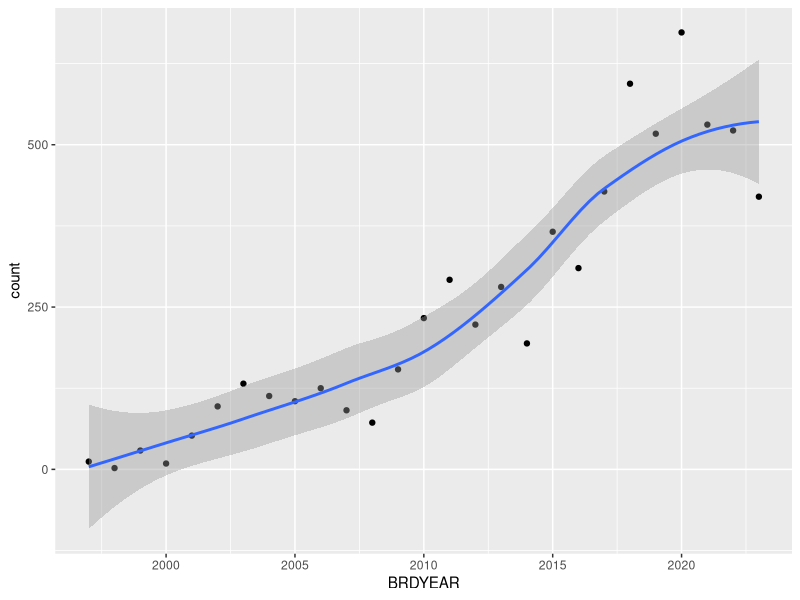
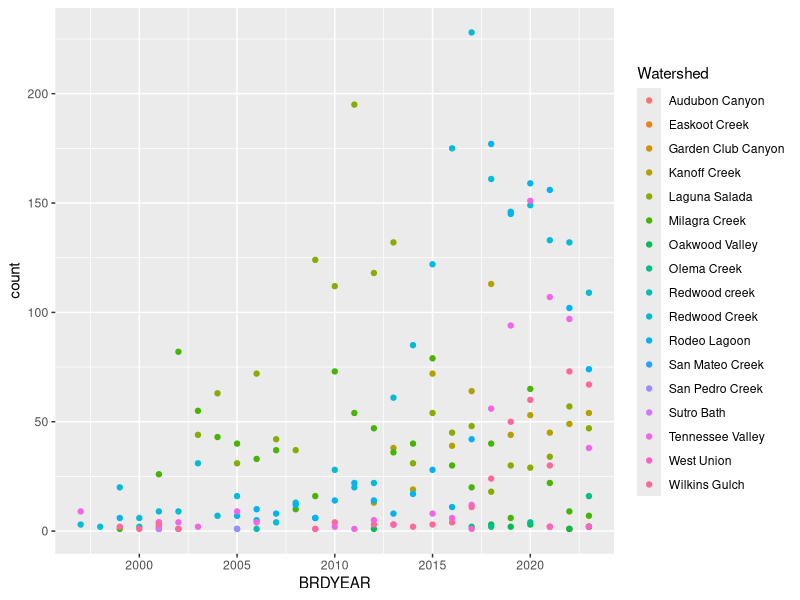
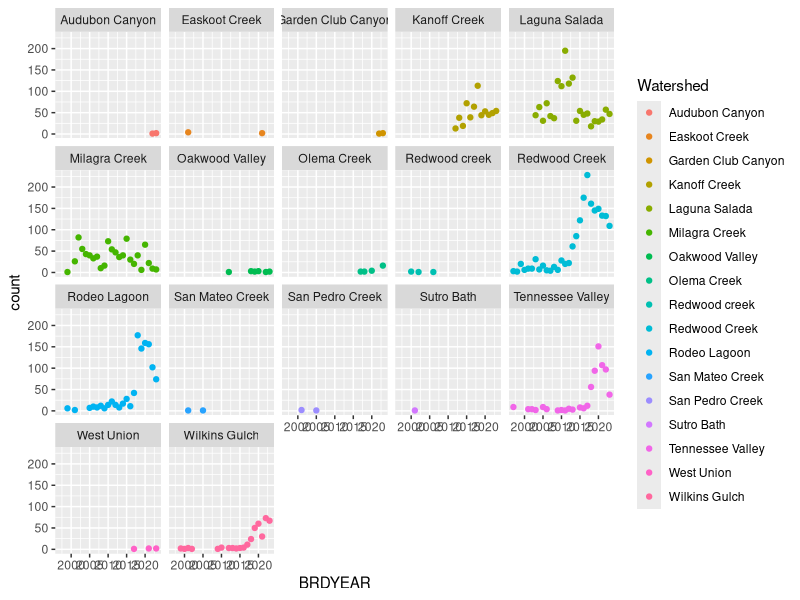
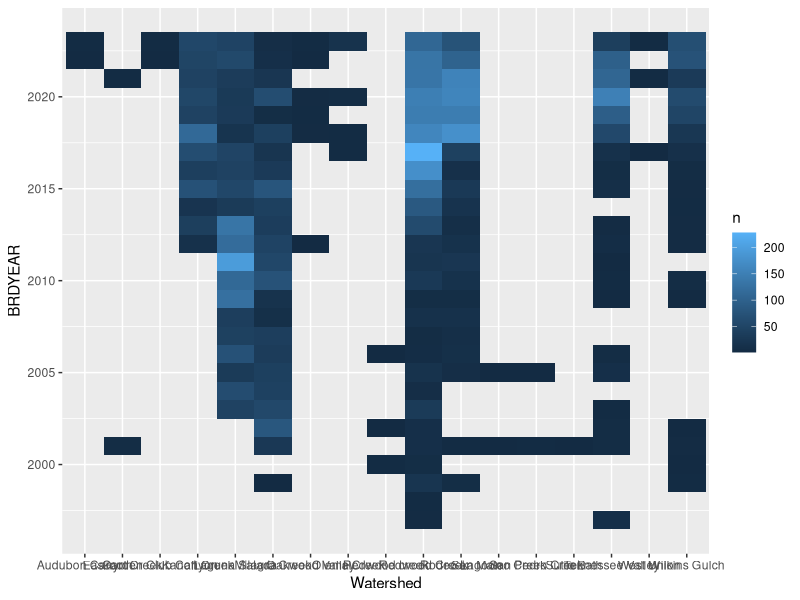

These charts were generated, in order, by the following R code:
library(tidyverse)
raw_data <- read_csv("CRLF_EGG_RAWDATA.csv")
raw_data
#checking type of each column
str(raw_data,na.rm = TRUE)

#many ints in Survey_MONTH are empty but the values in Date look to be full. need to get month from Date

#maybe we should have survey length, width, water depth, etc as 1 standardized value for each pond per breeding year? Not sure how we want to do that

new_egg <-raw_data[raw_data$OldMass=="FALSE",]
new_egg
egg_count_by_year <- new_egg|>
  select(BRDYEAR, OldMass)|>
  group_by(BRDYEAR)|>
  summarize(count=n())
egg_count_by_year

library(ggplot2)
ggplot(data = egg_count_by_year,aes(x=BRDYEAR,y=count))+geom_point()+geom_smooth()

egg_count_by_site <-new_egg|>
  select(Watershed,BRDYEAR,OldMass)|>
  group_by(Watershed,BRDYEAR)|>
  summarize(count=n())
site_graph <- ggplot(egg_count_by_site,aes(x=BRDYEAR,y=count,colour=Watershed,group=Watershed))+geom_point()
site_graph
site_graph+facet_wrap(~Watershed)

egg_abundance <-new_egg|>
  count(Watershed,BRDYEAR)|>
  ggplot(mapping = aes(x=Watershed,y=BRDYEAR))+
  geom_tile(mapping = aes(fill=n))
egg_abundance

water_temp<-new_egg$WaterTemp
length(na.omit(water_temp))
summary(na.omit(water_temp))

water_depth<-new_egg$WaterDepth
length(na.omit(water_depth))
summary(na.omit(water_depth))
